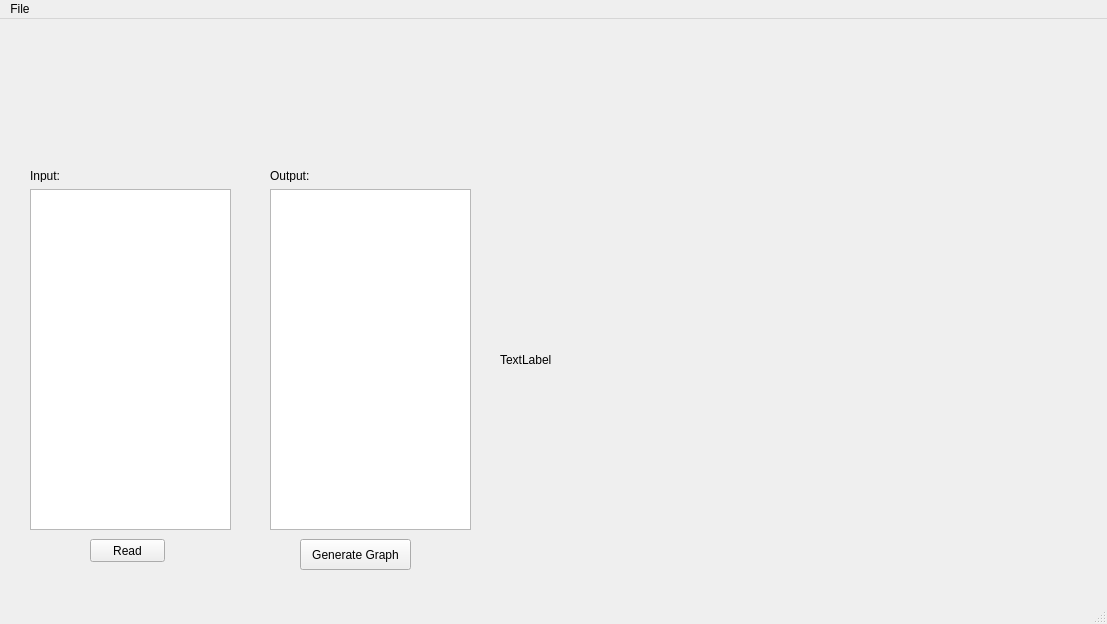
<?xml version="1.0" encoding="UTF-8"?>
<ui version="4.0">
 <class>UIController</class>
 <widget class="QMainWindow" name="UIController">
  <property name="geometry">
   <rect>
    <x>0</x>
    <y>0</y>
    <width>1107</width>
    <height>624</height>
   </rect>
  </property>
  <property name="windowTitle">
   <string>UIController</string>
  </property>
  <widget class="QWidget" name="centralwidget">
   <widget class="QTextEdit" name="textboxInputFile">
    <property name="geometry">
     <rect>
      <x>30</x>
      <y>170</y>
      <width>201</width>
      <height>341</height>
     </rect>
    </property>
   </widget>
   <widget class="QTextEdit" name="textboxOutputFile">
    <property name="geometry">
     <rect>
      <x>270</x>
      <y>170</y>
      <width>201</width>
      <height>341</height>
     </rect>
    </property>
   </widget>
   <widget class="QLabel" name="label">
    <property name="geometry">
     <rect>
      <x>30</x>
      <y>150</y>
      <width>47</width>
      <height>13</height>
     </rect>
    </property>
    <property name="text">
     <string>Input:</string>
    </property>
   </widget>
   <widget class="QLabel" name="label_2">
    <property name="geometry">
     <rect>
      <x>270</x>
      <y>150</y>
      <width>47</width>
      <height>13</height>
     </rect>
    </property>
    <property name="text">
     <string>Output:</string>
    </property>
   </widget>
   <widget class="QPushButton" name="btnReadInputFile">
    <property name="geometry">
     <rect>
      <x>90</x>
      <y>520</y>
      <width>75</width>
      <height>23</height>
     </rect>
    </property>
    <property name="text">
     <string>Read</string>
    </property>
   </widget>
   <widget class="QPushButton" name="btnGenerateGraph">
    <property name="geometry">
     <rect>
      <x>300</x>
      <y>520</y>
      <width>111</width>
      <height>31</height>
     </rect>
    </property>
    <property name="text">
     <string>Generate Graph</string>
    </property>
   </widget>
   <widget class="QLabel" name="lblGraph">
    <property name="geometry">
     <rect>
      <x>500</x>
      <y>170</y>
      <width>591</width>
      <height>341</height>
     </rect>
    </property>
    <property name="text">
     <string>TextLabel</string>
    </property>
   </widget>
  </widget>
  <widget class="QMenuBar" name="menubar">
   <property name="geometry">
    <rect>
     <x>0</x>
     <y>0</y>
     <width>1107</width>
     <height>21</height>
    </rect>
   </property>
   <widget class="QMenu" name="menuFile">
    <property name="title">
     <string>File</string>
    </property>
    <addaction name="actionOpen"/>
   </widget>
   <addaction name="menuFile"/>
  </widget>
  <widget class="QStatusBar" name="statusbar"/>
  <action name="actionOpen">
   <property name="text">
    <string>Open</string>
   </property>
  </action>
 </widget>
 <resources/>
 <connections/>
</ui>
